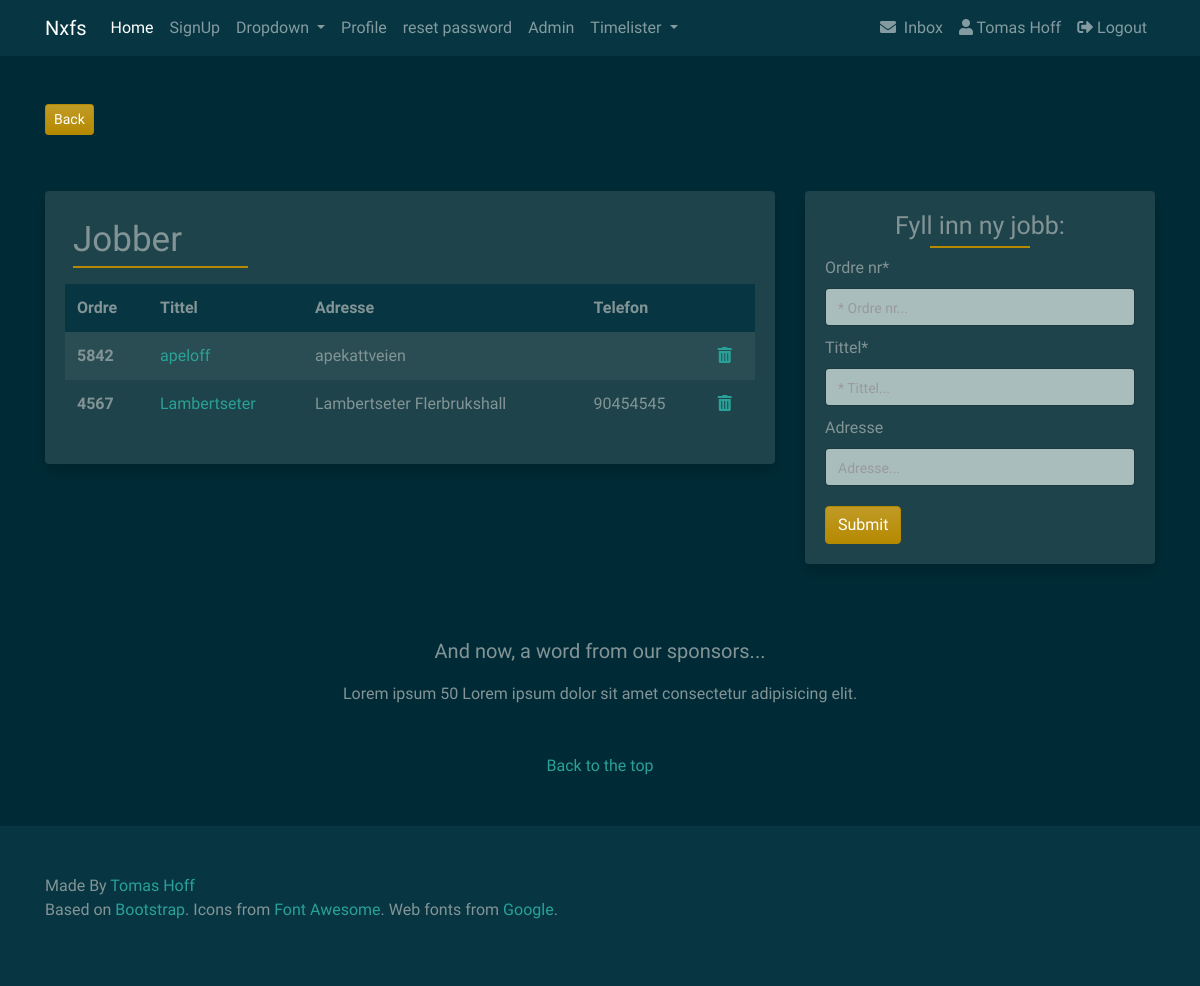
The page /jobb/ (signed in) on the database as committed earlier.
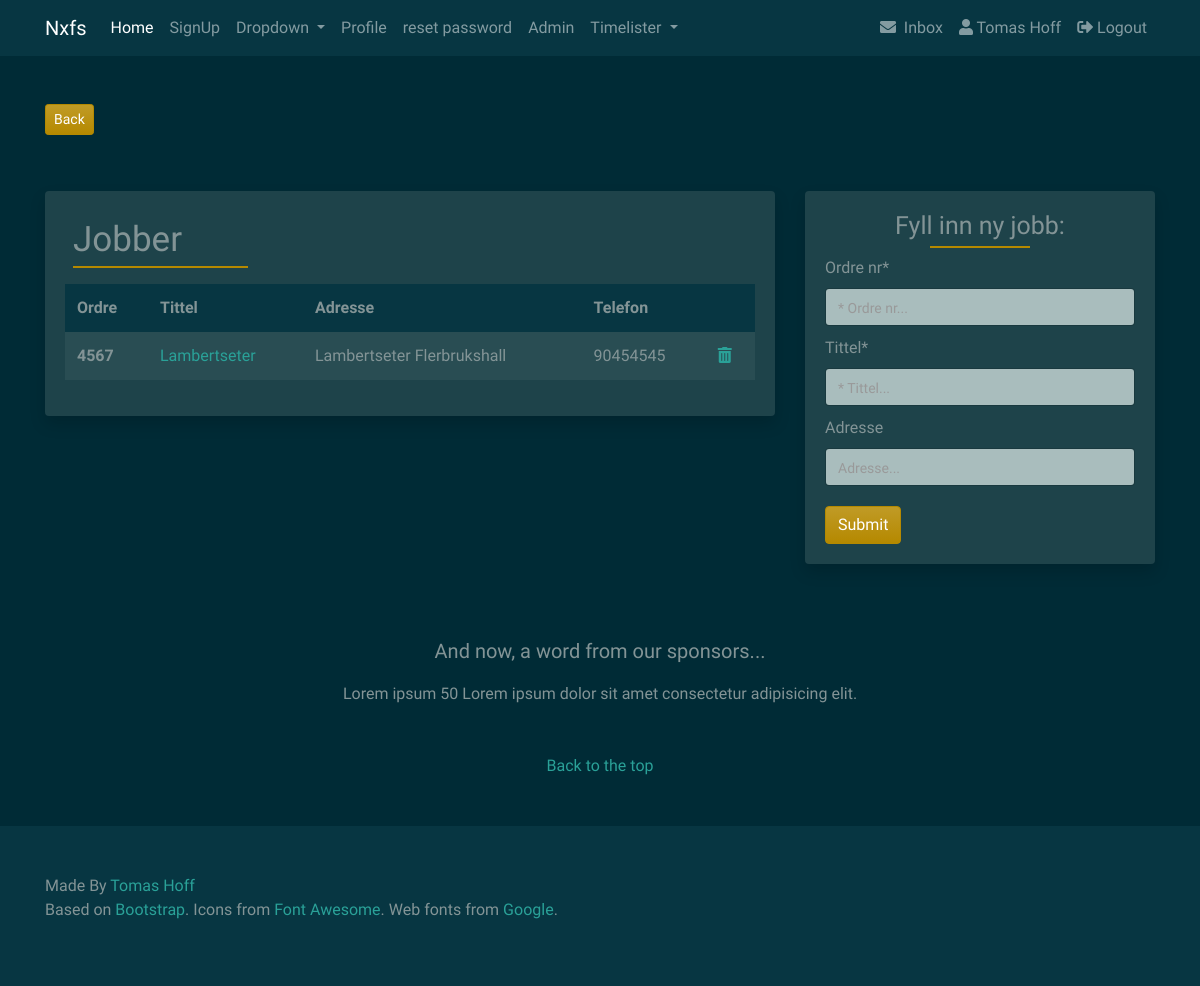
The same page on the database as committed later.
### jobb/models.py (models this page shows)
class Jobber(models.Model):
    ordre_nr = models.PositiveSmallIntegerField(primary_key=True)
    tittel = models.CharField(max_length=64, unique=True, blank=True)
    adresse = models.CharField(max_length=256, blank=True)
    telefon_nr = models.CharField(max_length=64, blank=True)
    beskrivelse = models.TextField(blank=True)
    date = models.DateTimeField(auto_now_add=True)
    ferdig = models.BooleanField(default=False)
    matriell = models.ManyToManyField(JobbMatriell, blank=True)
    profile_picture = models.ImageField(
        upload_to='jobb_profile_image', default='default/jobb_profile.png')
    class Meta:
        verbose_name = 'Jobb'
        verbose_name_plural = 'Jobber'
    def __str__(self):
        return self.tittel

### jobb/views.py (the view)
# urls.py: path('', views.jobblist, name="jobblist"),
@login_required
def jobblist(request):
    jobb_list = models.Jobber.objects.all()
    most_recent = models.Jobber.objects.order_by('-date')
    paginator = Paginator(jobb_list, 10)
    page_request_var = 'page'
    page = request.GET.get(page_request_var)
    try:
        paginated_queryset = paginator.page(page)
    except PageNotAnInteger:
        paginated_queryset = paginator.page(1)
    except EmptyPage:
        paginated_queryset = paginator.page(paginator.num_pages)
    jobbform = JobberForm(request.POST or None)
    if request.method == "POST":
        if jobbform.is_valid():
            jobbform.save()
            messages.success(request, 'Jobb Lagt til')
            return redirect(request.META.get('HTTP_REFERER', redirect_if_referer_not_found))
    context = {
        'jobbform': jobbform,
        'queryset': paginated_queryset,
        'page_request_var': page_request_var,
        'most_recent': most_recent,
    }
    return render(request, 'jobb/jobblist.html', context)

### jobb/forms.py
class JobberForm(forms.ModelForm):
    ordre_nr = forms.CharField(max_length=4, required=True, widget=forms.TextInput(
        attrs={
            'placeholder': '* Ordre nr...',
        }))
    tittel = forms.CharField(max_length=64, widget=forms.TextInput(
        attrs={
            'placeholder': '* Tittel...',
        }))
    adresse = forms.CharField(max_length=256, required=False, widget=forms.TextInput(
        attrs={
            'placeholder': 'Adresse...',
        }))
    class Meta:
        model = Jobber
        fields = (
            'ordre_nr',
            'tittel',
            'adresse',
        )

### srv/context_processors.py (called while the page is built)
def custom_context(request):
    navbarloginform = LoginForm(request.POST or None)
    return {
        'navbarloginform': navbarloginform
    }

### templates/jobb/jobblist.html (shortened to what this page needs)
{% extends 'base.html' %}
{% block content %}
{% load crispy_forms_tags %}
<div class="col-lg-8">
    <div class="card border-0 shadow mb-4">
        <div class="card-body">
            <div class="d-flex justify-content-between">
                <div class="p-2">
                    <h2 class="card-body">Jobber</h2>
                </div>
                <div class="p-2"></div>
                <div class="p-2"></div>
            </div>
            <table class="table table-striped table-borderless">
                <thead class="thead-custom">
                    <tr>
                        <th scope="col">Ordre</th>
                        <th scope="col">Tittel</th>
                        <th scope="col">Adresse</th>
                        <th scope="col">Telefon</th>
                        <th scope="col"></th>
                    </tr>
                </thead>
                <tbody>
                    {% for jobber in most_recent %}
                    <tr>
                        <th scope="row">{{ jobber.ordre_nr }}</th>
                        <td><a href="{% url 'jobbdetail' jobb_id=jobber.ordre_nr %}">{{ jobber }}</a></td>
                        <td>{{ jobber.adresse }}</td>
                        <td>{{ jobber.telefon_nr }}</td>
                        <td><a href="{% url 'delete_jobber' jobber.ordre_nr %}" class="confirm-delete"
                                data-toggle="modal" data-target="#confirmTimerDeleteModal"
                                id="deleteButton{{jobber.ordre_nr}}">
                                <i class="fas fa-trash-alt" tooltip-toggle="tooltip" title="Delete"></i></a>
                        </td>
                    </tr>
                    {% endfor %}
                </tbody>
            </table>
        </div>
    </div>
</div>
<div class="col-lg-4">
    <div class="card border-0 shadow mb-4 d-none d-lg-block">
        <div class="card-body">
            <div class="form-group">
                <h2>Fyll inn ny jobb:
                </h2>
                <form method="POST" action=".">
                    {{ jobbform|crispy }}
                    <button type="submit" class="btn btn-primary button-card">Submit</button>
                </form>
            </div>
        </div>
    </div>
</div>
{% endblock content %}

Rows that differ between the two databases and show on the page:
removed Jobber: ordre_nr "5842", tittel "apeloff", adresse "apekattveien"
